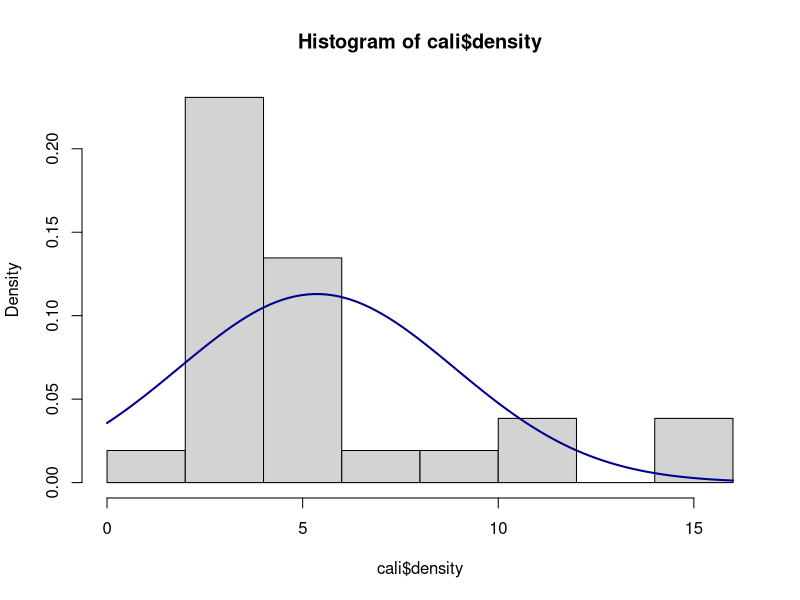
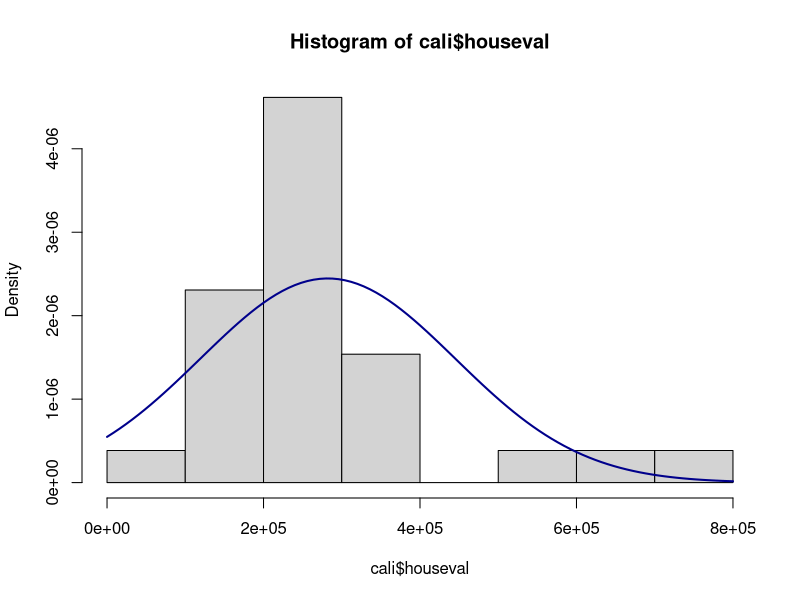
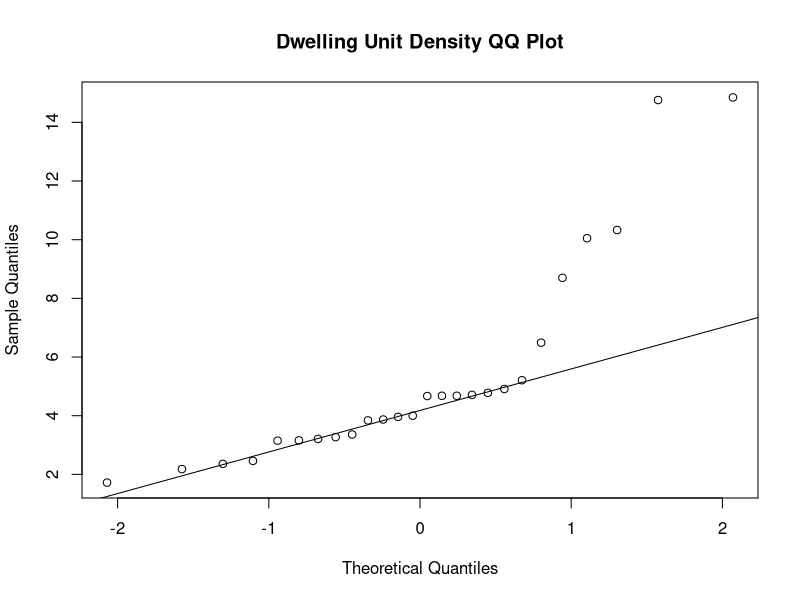
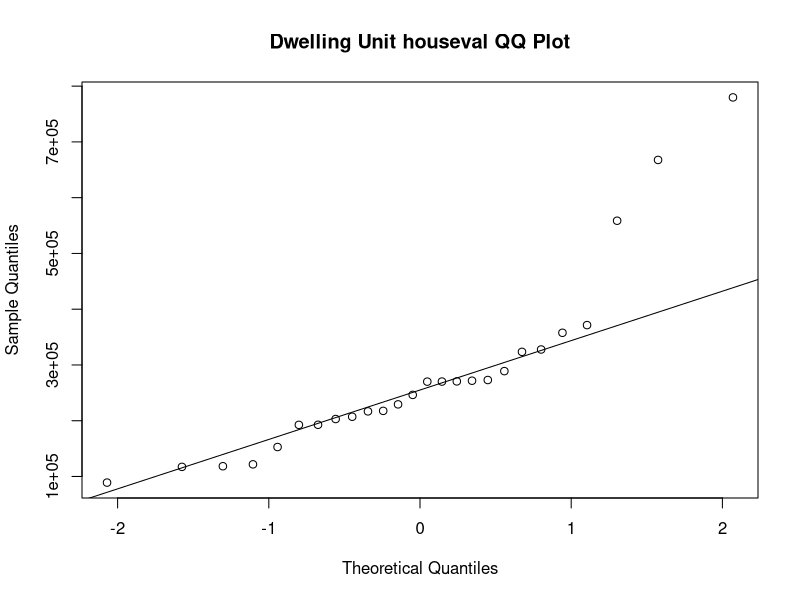

Recreate these plots in R, in order.
## ---- chunk 1
setwd("C:/Users/elmue/Desktop/Data1_labs")

cali <- read.csv("californiatod.csv", header = TRUE)
## ---- chunk 2

hist(cali$density, freq= FALSE)
curve(dnorm(x, mean=mean(cali$density), sd = sd(cali$density)), lwd=2, col='darkblue', add = TRUE)
## ---- chunk 3
hist(cali$houseval, freq= FALSE)
curve(dnorm(x, mean=mean(cali$houseval), sd = sd(cali$houseval)), lwd=2, col='darkblue', add = TRUE)
## ---- chunk 4

qqnorm(cali$density, main =  "Dwelling Unit Density QQ Plot")
qqline(cali$density)

qqnorm(cali$houseval,main =  "Dwelling Unit houseval QQ Plot")
qqline(cali$houseval)
## ---- chunk 5

t.test(cali$houseval, alternative = 'two.sided', mu = 250000, conf.level = .95)

## ---- chunk 6

xbar1 <- with(cali, mean(houseval[railtype == "Light rail"]))

xbar2 <- with(cali, mean(houseval[railtype == "Heavy or commuter rail"]))

s1 <- with(cali, sd(houseval[railtype == "Light rail"]))

s2 <- with(cali, sd(houseval[railtype == "Heavy or commuter rail"]))

n1 <- with(cali, length(houseval[railtype == "Light rail"]))

n2 <- with(cali, length(houseval[railtype == "Heavy or commuter rail"]))

## ---- chunk 7

t.test(houseval ~ railtype, data = cali)

## ---- chunk 8

#Default t.test()
t.test(houseval ~ railtype, data = cali, alternative = 'two.sided', conf.level = .95)

#one sided t.test()

t.test(houseval ~ railtype, data = cali, alternative = 'greater', conf.level = .95)
